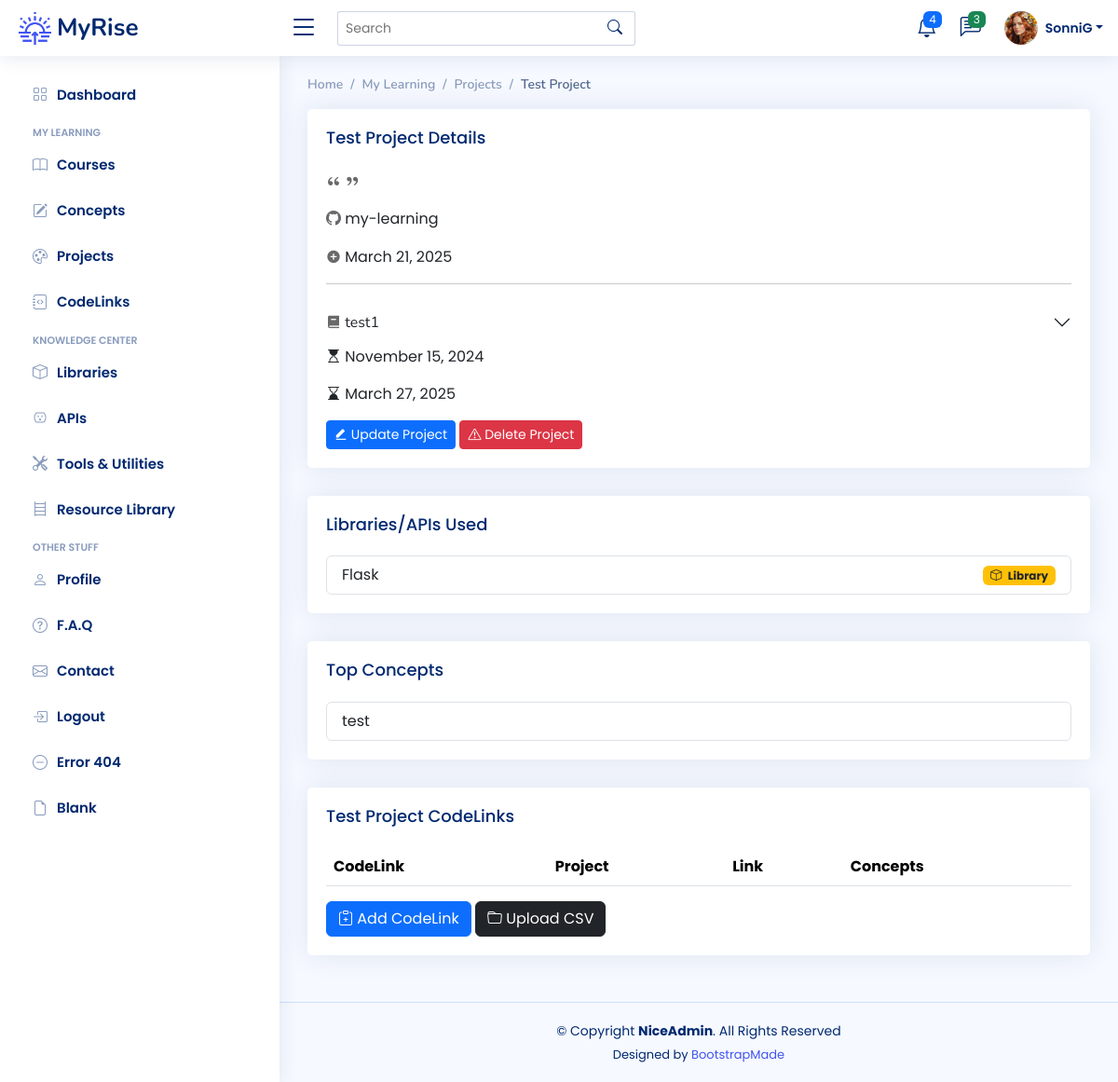
/projects/1 (signed in), run on the app's committed database.
### app/models.py (models this page shows)
class User(UserMixin, db.Model):
    __tablename__ = "users"
    id: Mapped[int] = mapped_column(Integer, primary_key=True)
    email: Mapped[str] = mapped_column(String(100), unique=True)
    password: Mapped[str] = mapped_column(String(250))
    name: Mapped[str] = mapped_column(String(1000))
    display_name: Mapped[str] = mapped_column(String(1000))
    last_called_repos: Mapped[Optional[datetime.datetime]] = mapped_column(DateTime())
    latest_etag_repos: Mapped[str] = mapped_column(String(250), nullable=True)
    projects: Mapped[List["Project"]] = relationship(back_populates="user")
    events: Mapped[List["Event"]] = relationship(back_populates="user")
    courses: Mapped[List["Course"]] = relationship(back_populates="user")
    libraries: Mapped[List["Library"]] = relationship(back_populates="user")
    apis: Mapped[List["API"]] = relationship(back_populates="user")
    tools: Mapped[List["Tool"]] = relationship(back_populates="user")
    resources: Mapped[List["Resource"]] = relationship(back_populates="user")
    repos: Mapped[List["Repository"]] = relationship(back_populates="user")
    codelinks: Mapped[List["CodeLink"]] = relationship(back_populates="user")
    concepts: Mapped[List["Concept"]] = relationship('Concept', secondary=user_concept, backref='user')

class Project(db.Model):
    __tablename__ = "projects"
    id: Mapped[int] = mapped_column(Integer, primary_key=True)
    name: Mapped[str] = mapped_column(String(100), nullable=False)
    description: Mapped[str] = mapped_column(Text, nullable=True)
    assignment_link: Mapped[str] = mapped_column(String(250), nullable=True)
    path: Mapped[str] = mapped_column(String(100), nullable=True)
    start: Mapped[datetime.date] = mapped_column(Date, nullable=True)
    last_updated: Mapped[datetime.date] = mapped_column(Date, nullable=True)
    path_etag: Mapped[str] = mapped_column(String(250), nullable=True)
    path_commits: Mapped[int] = mapped_column(Integer, nullable=True)
    repo_id: Mapped[int] = mapped_column(Integer, ForeignKey(Repository.id), index=True)
    repo: Mapped["Repository"] = relationship(back_populates="projects")
    concepts: Mapped[List["Concept"]] = relationship('Concept', secondary=project_concept, backref='projects')
    section: Mapped[str] = mapped_column(String(100))
    lecture: Mapped[str] = mapped_column(String(100))
    date_added: Mapped[datetime.date] = mapped_column(Date, nullable=False)
    course_id: Mapped[int] = mapped_column(Integer, ForeignKey(Course.id), index=True)
    course: Mapped["Course"] = relationship(back_populates="projects")
    codelinks: Mapped[List["CodeLink"]] = relationship(back_populates="project")
    user_id: Mapped[int] = mapped_column(Integer, ForeignKey(User.id), index=True)
    user: Mapped["User"] = relationship(back_populates="projects")

class Repository(db.Model):
    __tablename__ = "repos"
    id: Mapped[int] = mapped_column(Integer, primary_key=True)
    name: Mapped[str] = mapped_column(String(250), nullable=False)
    last_called_activity: Mapped[Optional[datetime.datetime]] = mapped_column(DateTime())
    latest_etag_activity: Mapped[str] = mapped_column(String(250), nullable=True)
    latest_sha: Mapped[str] = mapped_column(String(250), nullable=True)
    sha_timestamp: Mapped[Optional[datetime.datetime]] = mapped_column(DateTime())
    created_at: Mapped[Optional[datetime.datetime]] = mapped_column(DateTime())
    updated_at: Mapped[Optional[datetime.datetime]] = mapped_column(DateTime())
    pushed_at: Mapped[Optional[datetime.datetime]] = mapped_column(DateTime())
    commits_etag: Mapped[str] = mapped_column(String(250), nullable=True)
    commits_data: Mapped[Dict] = mapped_column(JSON, nullable=True)
    user_id: Mapped[int] = mapped_column(Integer, ForeignKey(User.id), index=True)
    user: Mapped["User"] = relationship(back_populates="repos")
    projects: Mapped[List["Project"]] = relationship(back_populates="repo")
    codelinks: Mapped[List["CodeLink"]] = relationship(back_populates="repo")
    events: Mapped[List["Event"]] = relationship(back_populates="repo")

class Course(db.Model):
    __tablename__ = "courses"
    id: Mapped[int] = mapped_column(Integer, primary_key=True)
    name: Mapped[str] = mapped_column(String(100), unique=True)
    platform: Mapped[str] = mapped_column(String(100))
    url: Mapped[str] = mapped_column(String(250), nullable=True)
    instructor: Mapped[str] = mapped_column(String(100))
    start: Mapped[datetime.date] = mapped_column(Date, nullable=True)
    complete: Mapped[datetime.date] = mapped_column(Date, nullable=True)
    content_hours: Mapped[float] = mapped_column(nullable=True)
    has_cert: Mapped[bool] = mapped_column(Boolean)
    date_added: Mapped[datetime.date] = mapped_column(Date, nullable=False)
    status: Mapped[str] = mapped_column(String(100), nullable=True)
    projects: Mapped[List["Project"]] = relationship(back_populates="course")
    user_id: Mapped[int] = mapped_column(Integer, ForeignKey(User.id), index=True)
    user: Mapped["User"] = relationship(back_populates="courses")

class Concept(db.Model):
    __tablename__ = "concepts"
    id: Mapped[int] = mapped_column(Integer, primary_key=True)
    concept_term: Mapped[str] = mapped_column(String(50), nullable=False)
    category: Mapped[str] = mapped_column(String(100), nullable=True)
    description: Mapped[str] = mapped_column(Text, nullable=True)
    date_added: Mapped[datetime.date] = mapped_column(Date, nullable=False)

### app/routes.py (the view)
@app.route('/projects/<int:num>')
@login_required
def project_detail(num):
    target_project = db.get_or_404(Project, num)
    proj_concepts = []
    proj_codelinks = db.session.execute(db.select(CodeLink).where(CodeLink.project_id == num)).scalars().all()
    for concept in target_project.concepts:
        proj_concepts.append(concept)
    return render_template('project-detail.html',
                           project=target_project,
                           concepts=proj_concepts,
                           concept_badge=concept_categories,
                           codelinks=proj_codelinks)

### app/templates/project-detail.html (shortened to what this page needs)
{% extends 'base.html' %}
{% from 'bootstrap5/form.html' import render_form %}
{% block content %}
<main id="main" class="main">
	<div class="pagetitle">
		<nav>
			<ol class="breadcrumb">
				<li class="breadcrumb-item"><a href="index.html">Home</a></li>
				<li class="breadcrumb-item">My Learning</li>
				<li class="breadcrumb-item"><a href="{{ url_for('projects_page') }}">Projects</a></li>
				<li class="breadcrumb-item active">{{ project.name }}</li>
			</ol>
		</nav>
	</div>
	<div class="card">
		<div class="card-body">
			<h5 class="card-title">{{ project.name }} Details</h5>
			<p><i class="ri-double-quotes-l" style="color: dimgrey"></i> {{ project.description }} <i
					class="ri-double-quotes-r" style="color: dimgrey"></i></p>
			<p><i class="bi bi-github" style="color: dimgrey"></i> {{ project.repo.name }}{% if project.path %}/{{ project.path }}{% endif %}</p>
			<p><i class="ri-add-circle-fill" style="color: dimgrey"></i> {{ project.date_added.strftime("%B %d, %Y") }}
			</p>
			<hr>
			<div class="accordion accordion-flush" id="accordionFlushExample">
				<div class="accordion-item d-grid gap-2 2-md-flex">
					<h2 class="accordion-header" id="flush-headingOne">
						<button class="accordion-button collapsed" type="button"
								data-bs-toggle="collapse" data-bs-target="#flush-collapseOne"
								aria-expanded="false" aria-controls="flush-collapseOne">
							<span><i class="ri-book-2-fill" style="color: dimgrey"></i> {{ project.course.name }}</span>
						</button>
					</h2>
				</div>
			</div>
			<p><i class="bi bi-hourglass-top"></i> {{ project.start.strftime("%B %d, %Y") }}</p>
			<p><i class="bi bi-hourglass-bottom"></i> {{ project.last_updated.strftime("%B %d, %Y") }}</p>
			<a href="{{ url_for('update_project', num=project.id) }}">
				<button type="button" class="btn btn-primary btn-sm"><i class="ri-edit-fill"></i> Update Project
				</button>
			</a>
			<a href="{{ url_for('delete_project', num=project.id) }}">
				<button type="button" class="btn btn-danger btn-sm"><i class="bi bi-exclamation-triangle"></i> Delete
					Project
				</button>
			</a>
		</div>
	</div>
	<div class="card">
		<div class="card-body">
			<h5 class="card-title">Libraries/APIs Used</h5>
			<ul class="list-group">
				{% for concept in concepts %}
				{% if concept.category == 'library' or concept.category == 'api' %}
				<li class="list-group-item d-flex justify-content-between align-items-center">
					{{ concept.concept_term }}
					<span class="badge {{ concept_badge[concept.category][1] }}"><i
							class="bi {{ concept_badge[concept.category][2] }} me-1"></i> {{ concept_badge[concept.category][0] }}</span>
				</li>
				{% endif %}
				{% endfor %}
			</ul>
		</div>
	</div>
	<div class="card">
		<div class="card-body">
			<h5 class="card-title">Top Concepts</h5>
			<ul class="list-group">
				{% for concept in concepts %}
				{% if concept.category != 'library' and concept.category != 'api' %}
				<li class="list-group-item d-flex justify-content-between align-items-center">
					{{ concept.concept_term }}
				</li>
				{% endif %}
				{% endfor %}
			</ul>
		</div>
	</div>
	<div class="card">
		<div class="card-body">
			<h5 class="card-title">{{ project.name }} CodeLinks</h5>
			{% include '_codelinks.html' %}
			<a href="{{ url_for('add_new_codelink') }}">
				<button type="button" class="btn btn-primary"><i class="bi bi-clipboard-plus"></i> Add CodeLink</button>
			</a>
			<a href="{{ url_for('import_codelinks') }}">
				<button type="button" class="btn btn-dark"><i class="bi bi-folder"></i> Upload CSV</button>
			</a>
		</div>
	</div>
</main>
{% endblock %}

### app/templates/heading.html (shortened to what this page needs)
{% from 'bootstrap5/nav.html' import render_nav_item %}
{% from 'bootstrap5/form.html' import render_form %}
  <header id="header" class="header fixed-top d-flex align-items-center">
    <div class="d-flex align-items-center justify-content-between">
      <a href="{{ url_for('home') }}" class="logo d-flex align-items-center">
        <img src="{{ url_for('static', filename='img/logo.png') }}" alt="sun-rise">
        <span class="d-none d-lg-block">MyRise</span>
      </a>
      <i class="bi bi-list toggle-sidebar-btn"></i>
    </div>
    <div class="search-bar">
      <form class="search-form d-flex align-items-center" method="POST" action="#">
        <input type="text" name="query" placeholder="Search" title="Enter search keyword">
        <button type="submit" title="Search"><i class="bi bi-search"></i></button>
      </form>
    </div>
    <nav class="header-nav ms-auto">
      <ul class="d-flex align-items-center">
        <li class="nav-item dropdown">
          <a class="nav-link nav-icon" href="#" data-bs-toggle="dropdown">
            <i class="bi bi-bell"></i>
            <span class="badge bg-primary badge-number">4</span>
          </a>
        </li>
        <li class="nav-item dropdown">
          <a class="nav-link nav-icon" href="#" data-bs-toggle="dropdown">
            <i class="bi bi-chat-left-text"></i>
            <span class="badge bg-success badge-number">3</span>
          </a>
        </li>
        <li class="nav-item dropdown pe-3">
          <a class="nav-link nav-profile d-flex align-items-center pe-0" href="#" data-bs-toggle="dropdown">
            <img src="{{ url_for('static', filename='img/profile-img.png') }}" alt="Profile" class="rounded-circle">
            <span class="d-none d-md-block dropdown-toggle ps-2">{{ current_user.display_name }}</span>
          </a>
        </li>
      </ul>
    </nav>
  </header>
  <aside id="sidebar" class="sidebar">
    <ul class="sidebar-nav" id="sidebar-nav">
      <li class="nav-item">
        <a class="nav-link collapsed" href="{{ url_for('home') }}">
          <i class="bi bi-grid"></i>
          <span>Dashboard</span>
        </a>
      </li>
<li class="nav-heading">My Learning</li>
	  <li class="nav-item">
        <a class="nav-link collapsed" href="{{ url_for('courses_page') }}">
          <i class="bi bi-book"></i>
          <span>Courses</span>
        </a>
      </li>
	  <li class="nav-item">
        <a class="nav-link collapsed" href="{{ url_for('concepts_page') }}">
          <i class="bi bi-pencil-square"></i>
          <span>Concepts</span>
        </a>
      </li>
	  <li class="nav-item">
        <a class="nav-link collapsed" href="{{ url_for('projects_page') }}">
          <i class="bi bi-palette"></i>
          <span>Projects</span>
        </a>
      </li>
	  <li class="nav-item">
        <a class="nav-link collapsed" href="{{ url_for('codelinks_page') }}">
          <i class="bi bi-journal-code"></i>
          <span>CodeLinks</span>
        </a>
      </li>
<li class="nav-heading">Knowledge Center</li>
	  <li class="nav-item">
        <a class="nav-link collapsed" href="{{ url_for('libraries_page') }}">
          <i class="bi bi-box"></i>
          <span>Libraries</span>
        </a>
      </li>
	  <li class="nav-item">
        <a class="nav-link collapsed" href="{{ url_for('apis_page') }}">
          <i class="bi bi-outlet"></i>
          <span>APIs</span>
        </a>
      </li>
	  <li class="nav-item">
        <a class="nav-link collapsed" href="{{ url_for('tools_page') }}">
          <i class="bi bi-tools"></i>
          <span>Tools & Utilities</span>
        </a>
      </li>
	  <li class="nav-item">
        <a class="nav-link collapsed" href="{{ url_for('resources_page') }}">
          <i class="bi bi-bookshelf"></i>
          <span>Resource Library</span>
        </a>
      </li>
	<li class="nav-heading">Other Stuff</li>
      <li class="nav-item">
        <a class="nav-link collapsed" href="{{ url_for('profile') }}">
          <i class="bi bi-person"></i>
          <span>Profile</span>
        </a>
      </li>
      <li class="nav-item">
        <a class="nav-link collapsed" href="{{ url_for('faq') }}">
          <i class="bi bi-question-circle"></i>
          <span>F.A.Q</span>
        </a>
	  </li>
      <li class="nav-item">
        <a class="nav-link collapsed" href="{{ url_for('contact') }}">
          <i class="bi bi-envelope"></i>
          <span>Contact</span>
        </a>
      </li>
	{% if not current_user.is_authenticated %}
      <li class="nav-item">
        <a class="nav-link collapsed" href="{{ url_for('register') }}">
          <i class="bi bi-card-list"></i>
          <span>Register</span>
        </a>
      </li>
      <li class="nav-item">
        <a class="nav-link collapsed" href="{{ url_for('login') }}">
          <i class="bi bi-box-arrow-in-right"></i>
          <span>Login</span>
        </a>
      </li>
	{% else %}
		<li class="nav-item">
        <a class="nav-link collapsed" href="{{ url_for('logout') }}">
          <i class="bi bi-box-arrow-in-right"></i>
          <span>Logout</span>
        </a>
      </li>
	{% endif %}
      <li class="nav-item">
        <a class="nav-link collapsed" href="pages-error-404.html">
          <i class="bi bi-dash-circle"></i>
          <span>Error 404</span>
        </a>
      </li>
      <li class="nav-item">
        <a class="nav-link collapsed" href="pages-blank.html">
          <i class="bi bi-file-earmark"></i>
          <span>Blank</span>
        </a>
      </li>
    </ul>
  </aside>

### data on the page
User: display_name "SonniG"
Project: name "Test Project", date_added "March 21, 2025", start "November 15, 2024", last_updated "March 27, 2025"
Repository: repo.name "my-learning"
Course: course.name "test1"
Concept: concept_term "Flask", category "Library"
Concept: concept_term "test"
